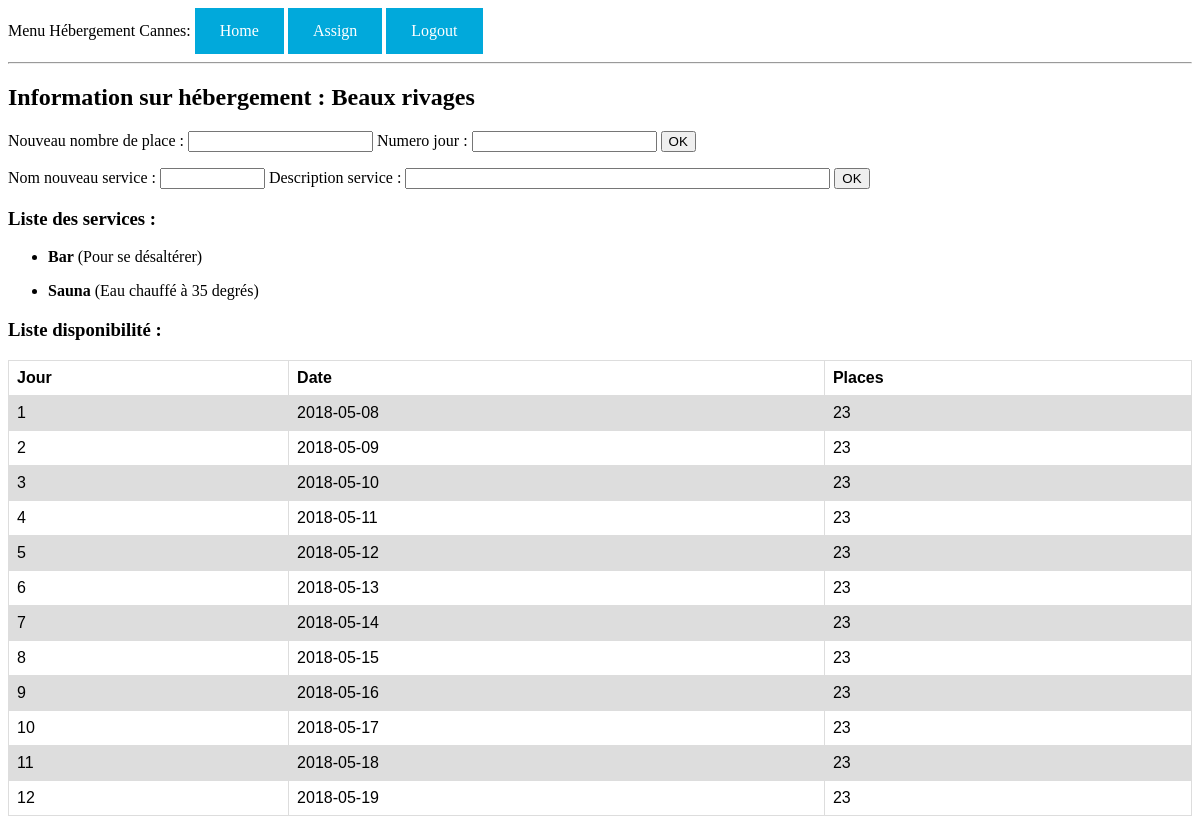
The app's page /hotel/1 (signed in) with its own data.
### app/models.py (models this page shows, shortened)
class Hotel(db.Model):
    id = db.Column(db.Integer, primary_key=True)
    name = db.Column(db.String(64), index=True, unique=True)
    type = db.Column(db.String(64))
    numb_place = db.Column(db.Integer)
    resp_id = db.Column(db.Integer, db.ForeignKey('user.id'))
    owner_id = db.Column(db.Integer, db.ForeignKey('user.id'))
    resp = db.relationship('User', uselist=False, foreign_keys='Hotel.resp_id')
    owner = db.relationship('User', uselist=False,
                            foreign_keys='Hotel.owner_id')
    services = db.relationship('Service', backref='hotel')
    places = db.relationship('Place', backref='hotel')

class Service(db.Model):
    id = db.Column(db.Integer, primary_key=True)
    name = db.Column(db.String(64), index=True, unique=True)
    descr = db.Column(db.String(300))
    hotel_id = db.Column(db.Integer, db.ForeignKey('hotel.id'))

class Place(db.Model):
    id = db.Column(db.Integer, primary_key=True)
    nbr_pl = db.Column(db.Integer)
    date = db.Column(db.Date, index=True)
    hotel_id = db.Column(db.Integer, db.ForeignKey('hotel.id'))

### app/routes.py (the view, shortened to what this page needs)
@app.route('/hotel/<id>', methods=['GET', 'POST'])
@login_required
def specification(id):
    h = Hotel.query.filter_by(id=id).first()
    form = PlaceForm()
    forms = NewService()
    return render_template('hotel.html', hotel=h, form=form, forms=forms)

### app/forms.py
class PlaceForm(FlaskForm):
    number = IntegerField('Nouveau nombre de place :',
                          validators=[DataRequired()])
    jour = IntegerField('Numero jour :', validators=[DataRequired()])
    submit = SubmitField('OK')

class NewService(FlaskForm):
    name = StringField('Nom nouveau service :', validators=[DataRequired()])
    descr = StringField('Description service :', validators=[DataRequired()])
    submit = SubmitField('OK')

### app/models.py (called while the page is built)
@login.user_loader
def load_user(id):
    return User.query.get(int(id))

### app/templates/hotel.html (shortened to what this page needs)
{% extends "base.html" %}
{% block content %}
  <h2>Information sur hébergement : {{ hotel.name }}</h2>
  <form action="" method="post">
    <p>
      {{ form.number.label }}
      {{ form.number(size=10) }}
      {{ form.jour.label }}
      {{ form.jour(size=10) }}
      {{ form.submit() }}
    </p>
  </form>
  <form action="" method="post">
    <p>
      {{ forms.name.label }}
      {{ forms.name(size=10) }}
      {{ forms.descr.label }}
      {{ forms.descr(size=50) }}
      {{ forms.submit() }}
    </p>
  </form>
  <h3>Liste des services :</h3>
  {% for s in hotel.services %}
    <ul>
      <li><b>{{ s.name }}</b> ({{ s.descr }})</li>
    </ul>
  {% endfor %}
  <h3>Liste disponibilité :</h3>
  <table style="width:100%">
    <tr>
      <th>Jour</th>
      <th>Date</th>
      <th>Places</th>
    </tr>
    {% for pl in hotel.places %}
      <tr>
        <td>{{ pl.id }}</td>
        <td>{{ pl.date }}</td>
        <td>{{ pl.nbr_pl }}</td>
      </tr>
    {% endfor %}
{% endblock %}

### app/templates/hotel.html (style rules this page uses)
table { font-family: arial, sans-serif; border-collapse: collapse; width: 100%; }
td, th { border: 1px solid #dddddd; text-align: left; padding: 8px; }
tr:nth-child(even) { background-color: #dddddd; }

### records on screen
Hotel: name "Beaux rivages"
Service: name "Bar", descr "Pour se désaltérer"
Service: name "Sauna", descr "Eau chauffé à 35 degrés"
Place: id "1", date "2018-05-08", nbr_pl "23"
Place: id "2", date "2018-05-09", nbr_pl "23"
Place: id "3", date "2018-05-10", nbr_pl "23"
Place: id "4", date "2018-05-11", nbr_pl "23"
Place: id "5", date "2018-05-12", nbr_pl "23"
Place: id "6", date "2018-05-13", nbr_pl "23"
Place: id "7", date "2018-05-14", nbr_pl "23"
Place: id "8", date "2018-05-15", nbr_pl "23"
Place: id "9", date "2018-05-16", nbr_pl "23"
Place: id "10", date "2018-05-17", nbr_pl "23"
Place: id "11", date "2018-05-18", nbr_pl "23"
Place: id "12", date "2018-05-19", nbr_pl "23"
